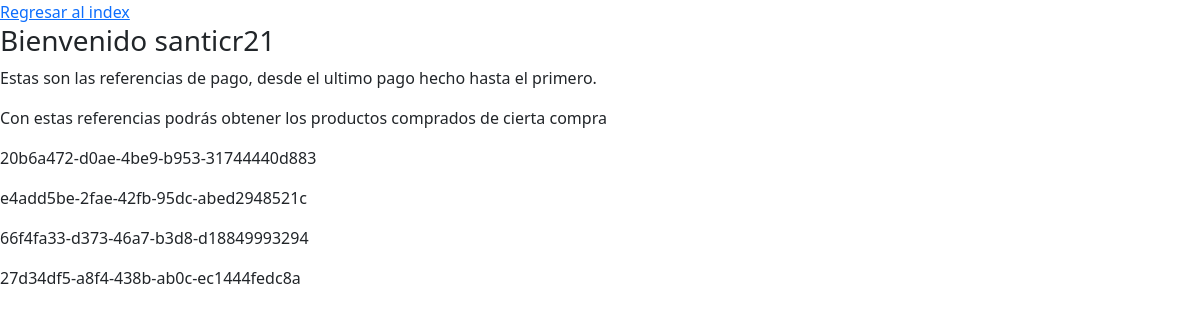
/references (signed in), run on the app's committed database.
### tables this page shows
CREATE TABLE Bill (
        Id INTEGER PRIMARY KEY AUTOINCREMENT,
        User TEXT, Item INT, Quantity INT, Reference TEXT, Total REAL,
        FOREIGN KEY(User) REFERENCES User(Name),
        FOREIGN KEY(Item) REFERENCES Item(Id)
        );

### app.py (the view)
@app.route('/references')
def references():
    if 'user' in session:
        user = session['user']
        references = c.getReferences(user)
        return render_template('references.html', user = user, references = references)
    return redirect(url_for('index'))

### controller/controller_db.py (called while the page is built)
def getReferences(user):
    conn = sqlite3.connect(DB_PATH)
    cursor = conn.cursor()
    query1 = f"""
    SELECT Reference
    FROM Bill
    WHERE User = '{user}'
    GROUP BY User, Reference
    ORDER BY Id DESC
    """
    lst = []
    for l in list(cursor.execute(query1)):
        lst.append(l[0])
    conn.close()
    return lst

### templates/references.html (shortened to what this page needs)
<!DOCTYPE html>
<html>
    <head>
        <link href="https://cdn.jsdelivr.net/npm/bootstrap@5.0.2/dist/css/bootstrap.min.css" rel="stylesheet">
    </head>
    <body>
        <a href = "{{ url_for('index') }}">
            Regresar al index
        </a>
        {% if user %}
            <h3>Bienvenido {{ user }}</h3>
            <p>Estas son las referencias de pago, desde el ultimo pago hecho hasta el primero.</p>
            <p>Con estas referencias podrás obtener los productos comprados de cierta compra</p>
            {% for ref in references %}
                <p>{{ref}}</p>
            {% endfor %}
        {% endif %}
    </body>
</html>

### data on the page
Bill: Reference "e4add5be-2fae-42fb-95dc-abed2948521c"
Bill: Reference "66f4fa33-d373-46a7-b3d8-d18849993294"
Bill: Reference "27d34df5-a8f4-438b-ab0c-ec1444fedc8a"

### other printed values
{{ user }} "santicr21"
{{ ref }} "20b6a472-d0ae-4be9-b953-31744440d883"
